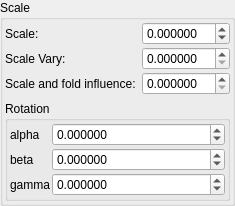
    <widget class="QGroupBox" name="groupBox_5">
     <property name="title">
      <string>Scale</string>
     </property>
     <layout class="QVBoxLayout" name="verticalLayout_7">
      <property name="leftMargin">
       <number>2</number>
      </property>
      <property name="topMargin">
       <number>2</number>
      </property>
      <property name="rightMargin">
       <number>2</number>
      </property>
      <property name="bottomMargin">
       <number>2</number>
      </property>
      <item>
       <layout class="QGridLayout" name="gridLayout_4" columnstretch="0,1">
        <property name="verticalSpacing">
         <number>2</number>
        </property>
        <item row="0" column="1">
         <widget class="MyDoubleSpinBox" name="spinbox_mandelbox_scale">
          <property name="sizePolicy">
           <sizepolicy hsizetype="Minimum" vsizetype="Maximum">
            <horstretch>0</horstretch>
            <verstretch>0</verstretch>
           </sizepolicy>
          </property>
          <property name="prefix">
           <string/>
          </property>
          <property name="suffix">
           <string/>
          </property>
          <property name="decimals">
           <number>6</number>
          </property>
          <property name="minimum">
           <double>-99.989999999999995</double>
          </property>
          <property name="maximum">
           <double>99.989999999999995</double>
          </property>
          <property name="singleStep">
           <double>0.100000000000000</double>
          </property>
         </widget>
        </item>
        <item row="1" column="0">
         <widget class="QLabel" name="label_172">
          <property name="text">
           <string>Scale Vary:</string>
          </property>
         </widget>
        </item>
        <item row="1" column="1">
         <widget class="MyDoubleSpinBox" name="spinbox_mandelbox_vary_scale_vary">
          <property name="sizePolicy">
           <sizepolicy hsizetype="Minimum" vsizetype="Maximum">
            <horstretch>0</horstretch>
            <verstretch>0</verstretch>
           </sizepolicy>
          </property>
          <property name="prefix">
           <string/>
          </property>
          <property name="suffix">
           <string/>
          </property>
          <property name="decimals">
           <number>6</number>
          </property>
          <property name="minimum">
           <double>0.000000000000000</double>
          </property>
          <property name="maximum">
           <double>1.000000000000000</double>
          </property>
          <property name="singleStep">
           <double>0.100000000000000</double>
          </property>
         </widget>
        </item>
        <item row="0" column="0">
         <widget class="QLabel" name="label_171">
          <property name="text">
           <string>Scale:</string>
          </property>
         </widget>
        </item>
        <item row="2" column="0">
         <widget class="QLabel" name="label_173">
          <property name="text">
           <string>Scale and fold influence:</string>
          </property>
         </widget>
        </item>
        <item row="2" column="1">
         <widget class="MyDoubleSpinBox" name="spinbox_transf_scale_1">
          <property name="sizePolicy">
           <sizepolicy hsizetype="Minimum" vsizetype="Maximum">
            <horstretch>0</horstretch>
            <verstretch>0</verstretch>
           </sizepolicy>
          </property>
          <property name="prefix">
           <string/>
          </property>
          <property name="suffix">
           <string/>
          </property>
          <property name="decimals">
           <number>6</number>
          </property>
          <property name="minimum">
           <double>0.000000000000000</double>
          </property>
          <property name="maximum">
           <double>10.000000000000000</double>
          </property>
          <property name="singleStep">
           <double>0.100000000000000</double>
          </property>
         </widget>
        </item>
       </layout>
      </item>
      <item>
       <widget class="QGroupBox" name="groupBox_7">
        <property name="title">
         <string>Rotation</string>
        </property>
        <layout class="QVBoxLayout" name="verticalLayout_9">
         <property name="leftMargin">
          <number>2</number>
         </property>
         <property name="topMargin">
          <number>2</number>
         </property>
         <property name="rightMargin">
          <number>2</number>
         </property>
         <property name="bottomMargin">
          <number>2</number>
         </property>
         <item>
          <layout class="QGridLayout" name="gridLayout_10" columnstretch="0,1">
           <property name="spacing">
            <number>2</number>
           </property>
           <item row="3" column="1">
            <widget class="MyDoubleSpinBox" name="spinboxd3_transf_rotation_z">
             <property name="sizePolicy">
              <sizepolicy hsizetype="Minimum" vsizetype="Maximum">
               <horstretch>0</horstretch>
               <verstretch>0</verstretch>
              </sizepolicy>
             </property>
             <property name="prefix">
              <string/>
             </property>
             <property name="suffix">
              <string/>
             </property>
             <property name="decimals">
              <number>6</number>
             </property>
             <property name="minimum">
              <double>-36000.000000000000000</double>
             </property>
             <property name="maximum">
              <double>36000.000000000000000</double>
             </property>
             <property name="singleStep">
              <double>1.000000000000000</double>
             </property>
            </widget>
           </item>
           <item row="1" column="0">
            <widget class="QLabel" name="label_35">
             <property name="text">
              <string notr="true">alpha</string>
             </property>
            </widget>
           </item>
           <item row="2" column="0">
            <widget class="QLabel" name="label_34">
             <property name="text">
              <string notr="true">beta</string>
             </property>
            </widget>
           </item>
           <item row="1" column="1">
            <widget class="MyDoubleSpinBox" name="spinboxd3_transf_rotation_x">
             <property name="sizePolicy">
              <sizepolicy hsizetype="Minimum" vsizetype="Maximum">
               <horstretch>0</horstretch>
               <verstretch>0</verstretch>
              </sizepolicy>
             </property>
             <property name="prefix">
              <string/>
             </property>
             <property name="suffix">
              <string/>
             </property>
             <property name="decimals">
              <number>6</number>
             </property>
             <property name="minimum">
              <double>-36000.000000000000000</double>
             </property>
             <property name="maximum">
              <double>36000.000000000000000</double>
             </property>
             <property name="singleStep">
              <double>1.000000000000000</double>
             </property>
            </widget>
           </item>
           <item row="3" column="0">
            <widget class="QLabel" name="label_36">
             <property name="text">
              <string notr="true">gamma</string>
             </property>
            </widget>
           </item>
           <item row="2" column="1">
            <widget class="MyDoubleSpinBox" name="spinboxd3_transf_rotation_y">
             <property name="sizePolicy">
              <sizepolicy hsizetype="Minimum" vsizetype="Maximum">
               <horstretch>0</horstretch>
               <verstretch>0</verstretch>
              </sizepolicy>
             </property>
             <property name="prefix">
              <string/>
             </property>
             <property name="suffix">
              <string/>
             </property>
             <property name="decimals">
              <number>6</number>
             </property>
             <property name="minimum">
              <double>-36000.000000000000000</double>
             </property>
             <property name="maximum">
              <double>36000.000000000000000</double>
             </property>
             <property name="singleStep">
              <double>1.000000000000000</double>
             </property>
            </widget>
           </item>
          </layout>
         </item>
        </layout>
       </widget>
      </item>
     </layout>
    </widget>
